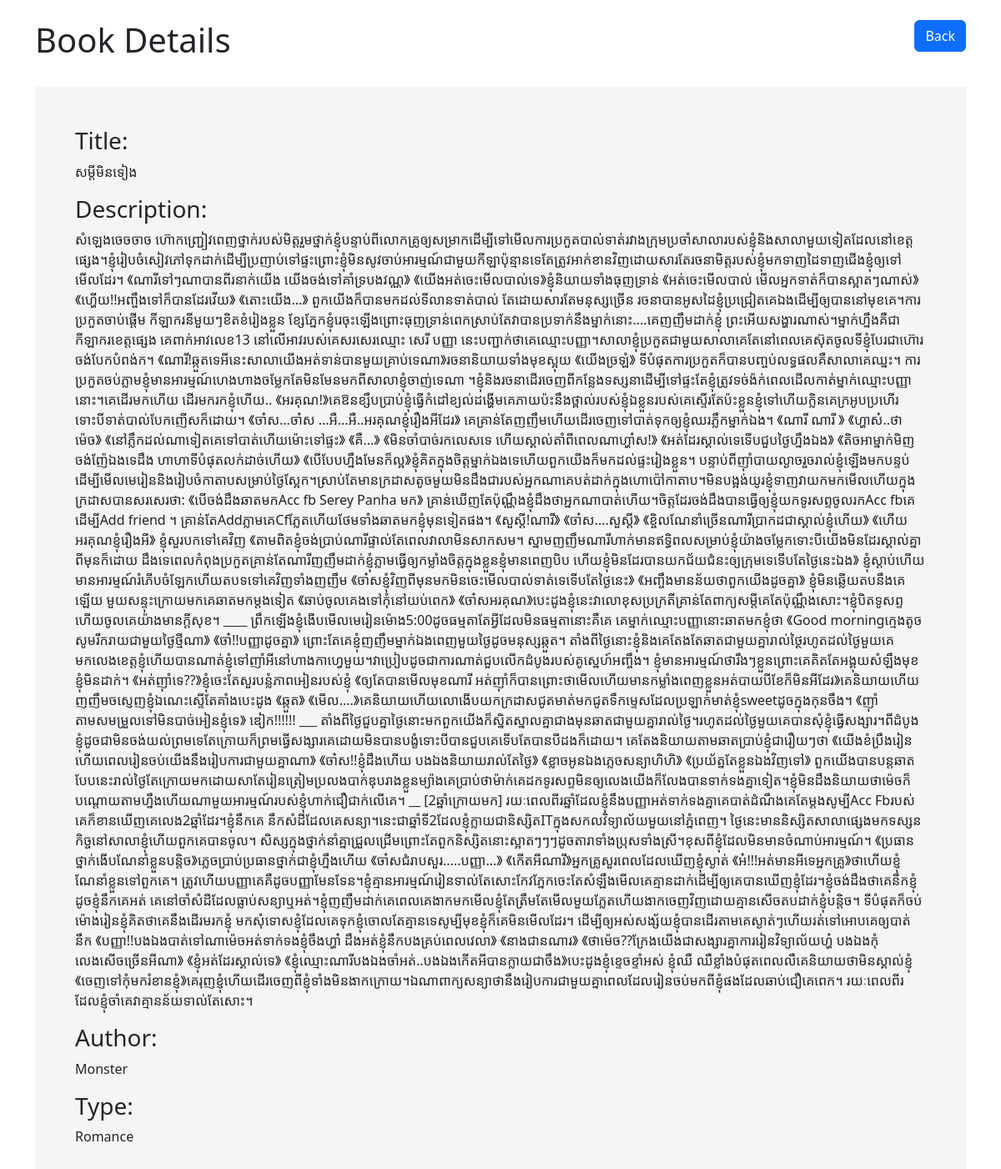
Screenshot of /view.php?id=2 with the database file from the repository.
### tables this page shows
CREATE TABLE `books`  (
  `id` int NOT NULL AUTO_INCREMENT,
  `title` varchar(128) NOT NULL,
  `author` varchar(128) NOT NULL,
  `type` varchar(50) NOT NULL,
  `description` text NOT NULL,
  PRIMARY KEY (`id`) USING BTREE
);

### view.php (the view, shortened to what this page needs)
<!DOCTYPE html>
<html lang="en">
<head>
    <link rel="stylesheet" href="https://cdn.jsdelivr.net/npm/bootstrap@5.2.2/dist/css/bootstrap.min.css">
</head>
<body>
    <div class="container my-4">
        <header class="d-flex justify-content-between my-4">
            <h1>Book Details</h1>
            <div>
            <a href="index.php" class="btn btn-primary">Back</a>
            </div>
        </header>
        <div class="book-details p-5 my-4">
            <?php
            include("connect.php");
            $id = $_GET['id'];
            if ($id) {
                $sql = "SELECT * FROM books WHERE id = $id";
                $result = mysqli_query($conn, $sql);
                while ($row = mysqli_fetch_array($result)) {
                 ?>
                 <h3>Title:</h3>
                 <p><?php echo $row["title"]; ?></p>
                 <h3>Description:</h3>
                 <p><?php echo $row["description"]; ?></p>
                 <h3>Author:</h3>
                 <p><?php echo $row["author"]; ?></p>
                 <h3>Type:</h3>
                 <p><?php echo $row["type"]; ?></p>
                 <?php
                }
            }
            else{
                echo "<h3>No books found</h3>";
            }
            ?>
        </div>
    </div>
</body>
</html>

### view.php (style rules this page uses)
.book-details { background-color:#f5f5f5; }

### rows the page displays
books: title "សម្ដីមិនទៀង", description "សំឡេងចេចចាច ហ៊ោកញ្ជ្រៀវពេញថ្នាក់របស់មិត្តរួមថ្នាក់ខ្ញុំបន្ទាប់ពីលោកគ្រូឲ្យសម្រាកដើម្បីទៅមើលការប្រកួតបាល់ទាត់រវាងក្រុមប្រចាំសាលារបស់ខ្ញុំនិងសាលាមួយទៀតដែលនៅខេត្តផ្សេង។ខ្ញុំរៀបចំសៀវភៅទុកដាក់ដើម្បីប្រញាប់ទៅផ្ទះព្រោះខ្ញុំមិនសូវចាប់អារម្មណ៍ជាមួយកីឡាប៉ុន្មានទេតែត្រូវអាក់ខានវិញដោយសារតែរចនាមិត្តរបស់ខ្ញុំមកទាញដៃទាញជើងខ្ញុំឲ្យទៅមើលដែរ។ 《ណារីទៅៗណាបានពីរនាក់យើង យើងចង់ទៅគាំទ្របងវណ្ណ》 《យើងអត់ចេះមើលបាល់ទេ》ខ្ញុំនិយាយទាំងធុញទ្រាន់ 《អត់ចេះមើលបាល់ មើលអ្នកទាត់ក៏បានស្អាតៗណាស់》 《ហ្ហើយ!!អញ្ចឹងទៅក៏បានដែរវើយ》 《តោះយើង...》 ពួកយើងក៏បានមកដល់ទីលានទាត់បាល់ តែដោយសារតែមនុស្សច្រើន រចនាបានអូសដៃខ្ញុំប្រជ្រៀតគេឯងដើម្បីឲ្យបាននៅមុខគេ។ការប្រកួតចាប់ផ្ដើម កីឡាករនីមួយៗខិតខំរៀងខ្លួន…", author "Monster", type "Romance"
